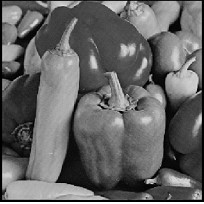
%> input picture ELEC4490 Sensors and Vision Systems/Assignment 5/peppers.jpg, 204 x 204 px
$ octave mati1_Assignment_5_Part_1_1.m   (GNU Octave 9; MATLAB toolbox functions it lacks are replaced by stand-ins)
%> lines starting %> are read from the running program, lines starting %| are printed output that depends on the picture
%Emmanuel Mati
%Summer 2020
%Sensors and Vision Systems
%Assignment 5-1.1

%Clearing previous results
close all
clear all
clc

%Retreiving our image and displaying it
peppers = rgb2gray(imread('peppers.jpg'));
%> peppers: size 204x204 uint8; min 0, max 255, mean 101.1
wicker = rgb2gray(imread('wicker.jpg'));
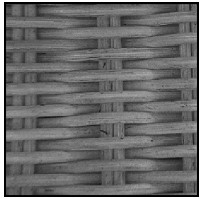
%> input picture ELEC4490 Sensors and Vision Systems/Assignment 5/wicker.jpg, 201 x 199 px
%> wicker: size 199x201 uint8; min 0, max 255, mean 106.7
wood = rgb2gray(imread('wood.jpg'));
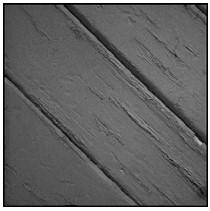
%> input picture ELEC4490 Sensors and Vision Systems/Assignment 5/wood.jpg, 210 x 211 px
%> wood: size 211x210 uint8; min 0, max 255, mean 100.3


%applying FFT2
peppersGraph = abs(fftshift(fft2(peppers)));
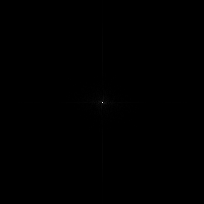
%> peppersGraph: size 204x204 double; min 5.19, max 4205773, mean 3781; drawn with min black and max white
wickerGraph = abs(fftshift(fft2(wicker)));
woodGraph = abs(fftshift(fft2(wood)));

figure;imshow(peppers);title('peppers');
figure;imshow(log(peppersGraph), []);title('DFT peppers');
%> after `imshow(log(peppersGraph), [])`:
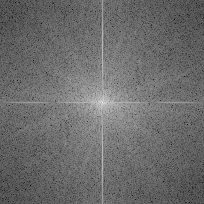
%> displayed picture: size 204x204, on the screen's scale of 0 to 255; min 0, max 255, mean 107.6

figure;imshow(wicker);title('wicker');
figure;imshow(log(wickerGraph), []);title('DFT wicker');
%> after `imshow(log(wickerGraph), [])`:
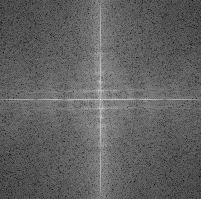
%> displayed picture: size 199x201, on the screen's scale of 0 to 255; min 0, max 255, mean 97.2

figure;imshow(wood);title('wood');
figure;imshow(log(woodGraph), []);title('DFT wood');
%> after `imshow(log(woodGraph), [])`:
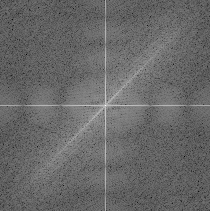
%> displayed picture: size 211x210, on the screen's scale of 0 to 255; min 0, max 255, mean 104.1
